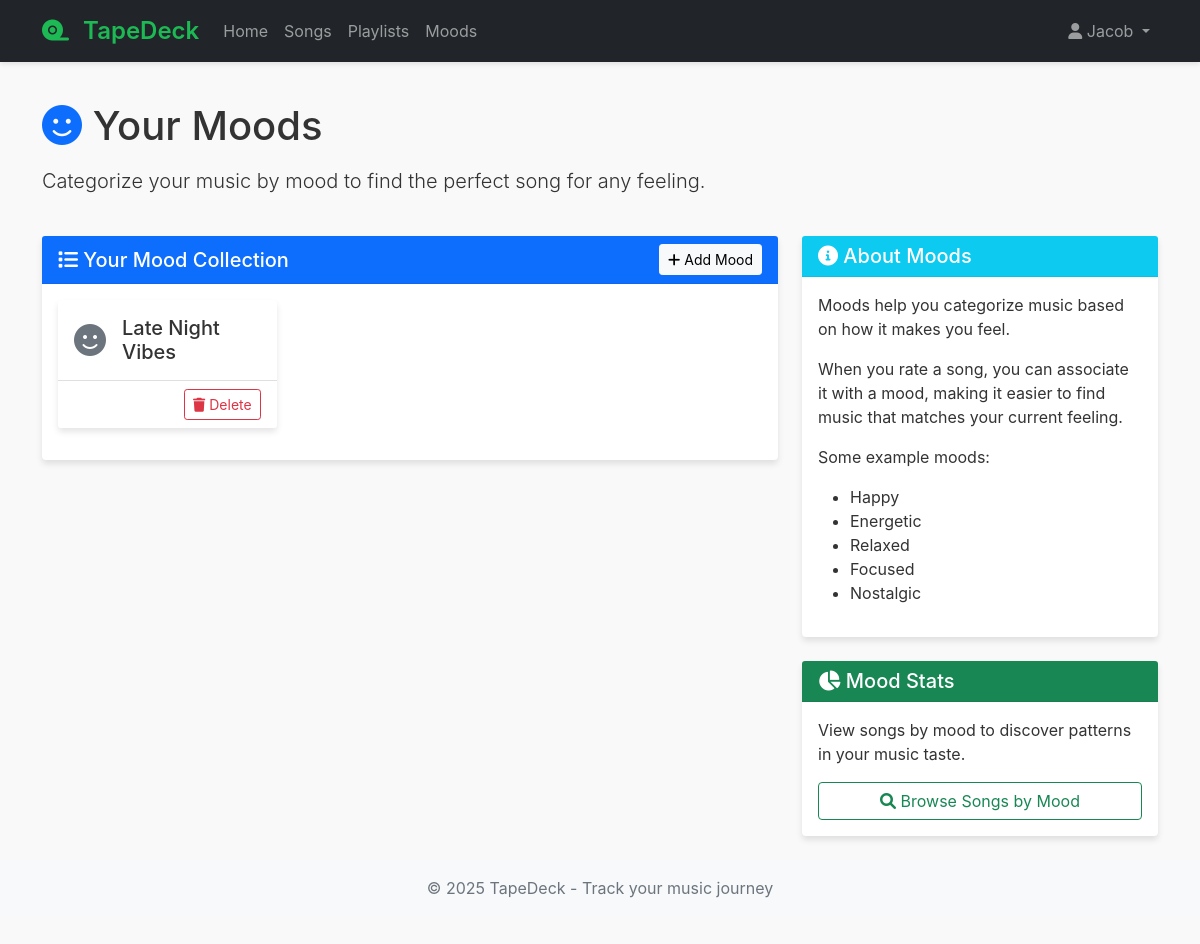
The page /moods (signed in) on the database as committed earlier.
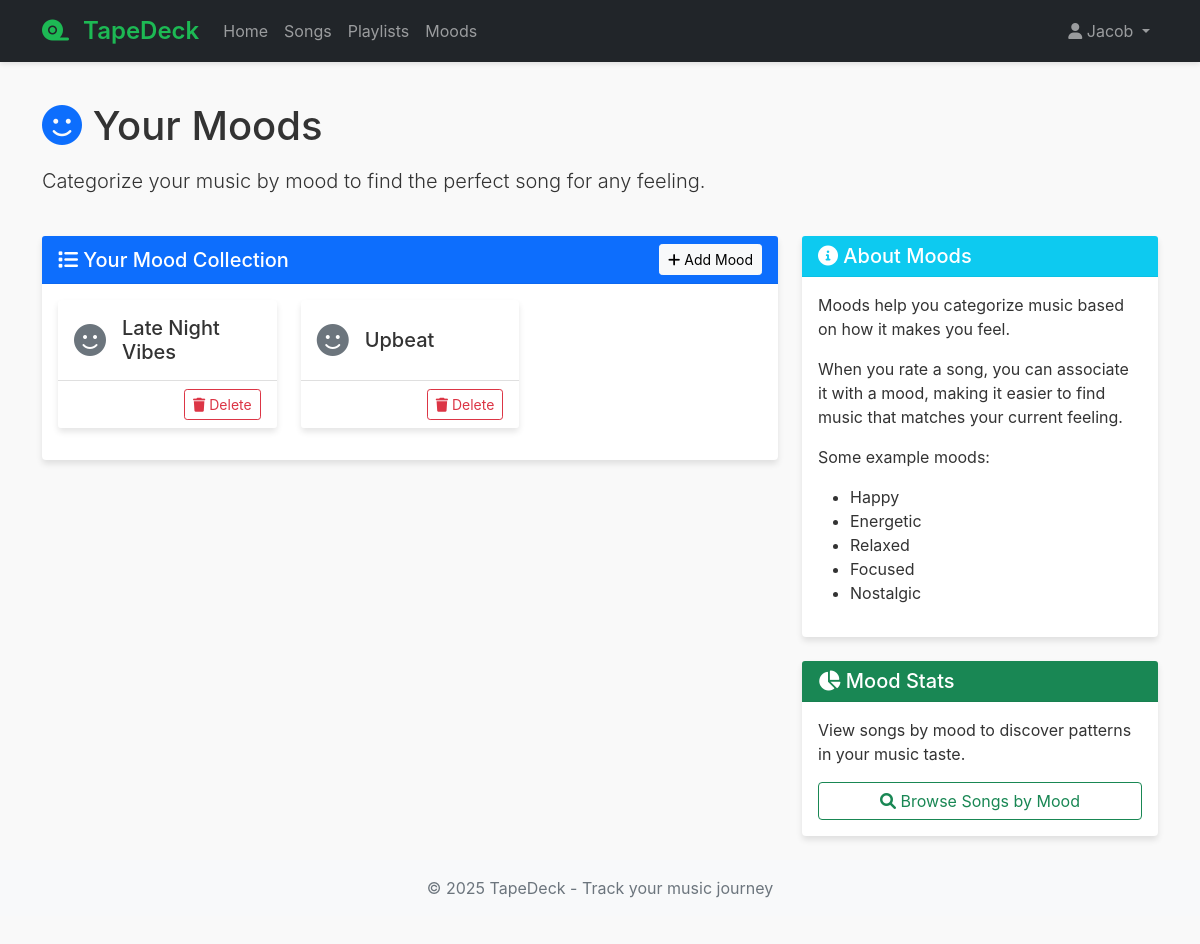
The same page on the database as committed later.
### models.py (models this page shows)
class Mood(db.Model):
    __tablename__ = 'mood'
    mood_id = db.Column(db.Integer, primary_key=True)
    mood = db.Column(db.String(50), nullable=False)
    user_id = db.Column(db.Integer, db.ForeignKey('user.user_id'))  # Added for custom moods per user
    ratings = db.relationship('SongRating', backref='mood', lazy=True)

### routes.py (the view)
@bp.route('/moods')
@login_required
def moods():
    user_moods = Mood.query.filter_by(user_id=current_user.user_id).all()
    form = MoodForm()
    return render_template('moods.html', moods=user_moods, form=form)

### app.py (called while the page is built)
def create_app(config_class=Config):
    app = Flask(__name__)
    app.config.from_object(config_class)
    app.jinja_env.globals.update(enumerate=enumerate)
    db.init_app(app)
    login_manager = LoginManager()
    login_manager.login_view = 'routes.login'
    login_manager.login_message_category = 'info'
    login_manager.init_app(app)
    @login_manager.user_loader
    def load_user(user_id):
        return User.query.get(int(user_id))
    app.register_blueprint(routes_bp)
    with app.app_context():
        db.create_all()
    return app

### templates/moods.html (shortened to what this page needs)
{% extends "base.html" %}
{% block content %}
<div class="row mb-4">
    <div class="col">
        <h1 class="mb-3">
            <i class="fas fa-smile text-primary"></i> Your Moods
        </h1>
        <p class="lead">Categorize your music by mood to find the perfect song for any feeling.</p>
    </div>
</div>
<div class="row">
    <div class="col-lg-8">
        <div class="card">
            <div class="card-header bg-primary text-white d-flex justify-content-between align-items-center">
                <h5 class="mb-0">
                    <i class="fas fa-list"></i> Your Mood Collection
                </h5>
                <button class="btn btn-sm btn-light" data-bs-toggle="collapse" data-bs-target="#addMoodCollapse">
                    <i class="fas fa-plus"></i> Add Mood
                </button>
            </div>
            <div class="card-body">
                {% if moods %}
                    <div class="row">
                        {% for mood in moods %}
                            <div class="col-md-4 mb-3">
                                <div class="card h-100">
                                    <div class="card-body d-flex align-items-center">
                                        <i class="fas fa-smile fa-2x text-secondary me-3"></i>
                                        <h5 class="mb-0">{{ mood.mood }}</h5>
                                    </div>
                                    <div class="card-footer bg-white d-flex justify-content-end">
                                        <form method="POST" action="{{ url_for('routes.delete_mood', mood_id=mood.mood_id) }}" class="d-inline">
                                            <button type="submit" class="btn btn-sm btn-outline-danger"
                                                onclick="return confirm('Are you sure you want to delete this mood?')">
                                                <i class="fas fa-trash"></i> Delete
                                            </button>
                                        </form>
                                    </div>
                                </div>
                            </div>
                        {% endfor %}
                    </div>
                {% else %}
                    <div class="text-center py-5">
                        <i class="fas fa-frown fa-3x text-muted mb-3"></i>
                        <p class="lead">You don't have any moods yet.</p>
                        <p>Click the "Add Mood" button to create your first mood.</p>
                    </div>
                {% endif %}
            </div>
        </div>
    </div>
    <div class="col-lg-4">
        <div class="card mb-4">
            <div class="card-header bg-info text-white">
                <h5 class="mb-0"><i class="fas fa-info-circle"></i> About Moods</h5>
            </div>
            <div class="card-body">
                <p>Moods help you categorize music based on how it makes you feel.</p>
                <p>When you rate a song, you can associate it with a mood, making it easier to find music that matches your current feeling.</p>
                <p>Some example moods:</p>
                <ul>
                    <li>Happy</li>
                    <li>Energetic</li>
                    <li>Relaxed</li>
                    <li>Focused</li>
                    <li>Nostalgic</li>
                </ul>
            </div>
        </div>
        <div class="card">
            <div class="card-header bg-success text-white">
                <h5 class="mb-0"><i class="fas fa-chart-pie"></i> Mood Stats</h5>
            </div>
            <div class="card-body">
                <p>View songs by mood to discover patterns in your music taste.</p>
                <a href="{{ url_for('routes.songs') }}" class="btn btn-outline-success w-100">
                    <i class="fas fa-search"></i> Browse Songs by Mood
                </a>
            </div>
        </div>
    </div>
</div>
{% endblock %}

Rows that differ between the two databases and show on the page:
added Mood: mood "Upbeat"
